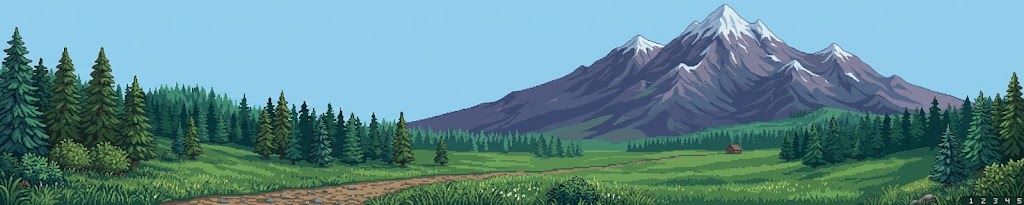
#> input picture art/_source/backdrop_mountain.jpg, 1024 x 205 px, found by its file name
$ python defringe.py ../art/_source/backdrop_mountain.jpg
#> lines starting #> are read from the running program, lines starting #| are printed output that depends on the picture; after the words box and inside, x2 and y2 are one past the last pixel; in counts of white or black regions, pixels touching at a corner belong together
### tools/check_fringe.py
#!/usr/bin/env python3
"""check_fringe.py — замер светлой каймы у авторской графики.

Авторские листы (art/_source/*.jpg|png) нарисованы на светлой или серой
подложке. Нарезка отделяет фон по порогу, и пиксели, где рисунок смешан с
подложкой (сглаживание художника, JPEG-шум), остаются по краю силуэта как
часть рисунка — на тёмной земле и на небе это видно как белёсая обводка.

Метрика: «кромка» — видимые пиксели, соседствующие (8-связно) с прозрачными;
«тело» — пиксели не ближе CORE_DEPTH к прозрачности. Пиксель кромки считается
каймой, если он заметно светлее тела рядом (среднее тела в окне радиуса
RADIUS) и при этом не цветнее его: подложка у всех листов серая или
серо-голубая, а светлое по природе (белая стена, облако, лепесток) светлое
и внутри — с телом рядом у него разницы нет. Тонкие части без тела (ручка
кирки, травинка) сравниваются с самым тёмным видимым соседом: у чистого
рисунка контур тёмный, у грязного кромка светлее собственного контура.

Доля каймы = сумма альф пикселей-каймы / сумма альф кромки (полупрозрачный
светлый пиксель — меньше заметен, но заметен).

Запуск:
  python3 tools/check_fringe.py                 # отчёт по реестру AUTHORED
  python3 tools/check_fringe.py --hero          # то же для art/character/**
  python3 tools/check_fringe.py art/x.png ...   # отчёт по своим файлам
  python3 tools/check_fringe.py --sheet out.png [файлы] # контрольный лист:
        файл на тёмном, на небе, на земле и с подсвеченной каймой (×3)
  python3 tools/check_fringe.py --before DIR --sheet out.png  # «было/стало»:
        DIR — копия art/ до чистки (пути внутри те же, что в art/)
"""

import argparse
import glob
import os
import sys

import numpy as np
from PIL import Image, ImageDraw, ImageFont

ROOT = os.path.dirname(os.path.dirname(os.path.abspath(__file__)))

# Авторская графика вне art/character/** — что режется из листов владельца.
# Скрипт-источник указан для справки (и для tools/defringe.py --list).
AUTHORED = {
    "art/items/pickaxe_rusty.png": "import_pickaxes.py",
    "art/items/pickaxe_rusty_cracked.png": "import_pickaxes.py",
    "art/items/pickaxe_iron.png": "import_pickaxes.py",
    "art/items/pickaxe_titanium.png": "import_pickaxes.py",
    "art/items/pickaxe_platinum.png": "import_pickaxes.py",
    "art/items/pickaxe_diamond.png": "import_pickaxes.py",
    "art/items/pickaxe_obsidian.png": "import_pickaxes.py",
    "art/items/shovel.png": "import_art.py",
    "art/items/backpack_propeller.png": "import_art.py",
    "art/items/jetpack.png": "import_art.py",
    "art/items/hand_drill.png": "import_art.py",
    "art/items/backpack_plus.png": "(вырезан вручную из листа полёта)",
    "art/items/jetpack_top.png": "(вырезан вручную из листа полёта)",
    "art/items/drill_rig_icon.png": "import_rig_icon.py",
    "art/items/drill_rig_icon_titanium.png": "rig_drill_recolor.py",
    "art/items/drill_rig_icon_platinum.png": "rig_drill_recolor.py",
    "art/items/drill_rig_icon_diamond.png": "rig_drill_recolor.py",
    "art/items/drill_rig_icon_obsidian.png": "rig_drill_recolor.py",
    "art/ui/icon_inventory.png": "import_art.py",
    "art/ui/icon_dollar.png": "import_art.py",
    "art/env/workbench.png": "import_art.py",
    "art/env/bed.png": "import_art.py",
    "art/env/drill_mobile.png": "import_art.py",
    "art/env/drill_mobile_parked.png": "import_rig_exit.py",
    "art/env/house_rich.png": "import_house.py",
    "art/env/shack.png": "import_shack.py",
    "art/env/sun.png": "import_clouds.py",
    "art/env/backdrop_fence_old.png": "import_backdrops.py",
    "art/env/backdrop_fence_white.png": "import_backdrops.py",
    "art/env/backdrop_mountain.png": "import_backdrops.py",
}
for _p in sorted(glob.glob(os.path.join(ROOT, "art/env/clouds/cloud_*.png"))):
    AUTHORED[os.path.relpath(_p, ROOT)] = "import_clouds.py"
for _p in sorted(glob.glob(os.path.join(ROOT, "art/env/garden/*.png"))):
    AUTHORED[os.path.relpath(_p, ROOT)] = "import_garden.py"

ALPHA_FLOOR = 8     # ниже — шум ресемплинга, не рисунок (как в import_art.py)
CORE_DEPTH = 3      # «тело» — не ближе трёх пикселей к прозрачности
RADIUS = 4          # окно, в котором ищется тело рядом с пикселем кромки
D_LUM = 28          # насколько кромка светлее тела, чтобы считаться каймой
CHROMA_SLACK = 12   # кайма не цветнее тела больше чем на столько
THIN_ALPHA = 160    # у тонкого каймой считается только то, что прозрачнее
# Доля каймы, выше которой файл считается грязным. Чистый рисунок с тёмным
# контуром даёт 0-3 % (блики на кромке), грязный — от 15 % и выше.
FRINGE_MAX = 0.06

BG_DARK = (28, 24, 32)
BG_SKY = (124, 186, 232)
GROUND_TILE = "art/tiles/dirt_1.png"


def _dilate(m):
    """8-связное расширение булевой маски на 1 px (край — повтор края)."""
    p = np.pad(m, 1, mode="edge")
    out = np.zeros_like(m)
    h, w = m.shape
    for dy in (0, 1, 2):
        for dx in (0, 1, 2):
            out |= p[dy:dy + h, dx:dx + w]
    return out


def depth_map(vis, limit=CORE_DEPTH):
    """Расстояние (шагов 8-связности) от видимого пикселя до прозрачности,
    обрезанное на limit. Прозрачные — 0. За краем картинки — то же, что на
    краю: спрайт, упёршийся в рамку, не получает там ложной кромки."""
    d = np.zeros(vis.shape, np.int32)
    hole = ~vis
    for k in range(1, limit + 1):
        grown = _dilate(hole)
        ring = vis & grown & (d == 0)
        d[ring] = k
        hole = grown
    d[vis & (d == 0)] = limit + 1
    return d


def _box_sum(a, r):
    """Сумма по окну (2r+1)² через интегральное изображение."""
    p = np.pad(a, ((r + 1, r), (r + 1, r)) + ((0, 0),) * (a.ndim - 2))
    c = p.cumsum(0).cumsum(1)
    h, w = a.shape[:2]
    s = (r * 2 + 1)
    return c[s:s + h, s:s + w] - c[0:h, s:s + w] - c[s:s + h, 0:w] + c[0:h, 0:w]


# [10 lines left out: function _min_filter, not called in this run]


def lum(rgb):
    return rgb[..., 0] * 0.299 + rgb[..., 1] * 0.587 + rgb[..., 2] * 0.114


def chroma(rgb):
    return rgb.max(-1) - rgb.min(-1)


def analyze(arr, d_lum=D_LUM, radius=RADIUS):
    """Разбор RGBA-массива. Возвращает словарь с маской каймы и долями."""
    rgb = arr[..., :3].astype(np.float64)
    a = arr[..., 3].astype(np.float64)
    vis = a >= ALPHA_FLOOR
    depth = depth_map(vis)
    edge = depth == 1
    L = lum(rgb)
    C = chroma(rgb)

    core = (depth >= CORE_DEPTH) & (a >= 250)
    n = _box_sum(core.astype(np.float64), radius)
    with np.errstate(invalid="ignore", divide="ignore"):
        ref_l = _box_sum(np.where(core, L, 0.0), radius) / n
        ref_c = _box_sum(np.where(core, C, 0.0), radius) / n
    # Тонкое без тела рядом (ручка кирки, травинка): опора — самый тёмный
    # ПЛОТНЫЙ сосед, а каймой считается только полупрозрачное — у тонкого
    # светлая сторона бывает просто светом на рисунке.
    thin = n < 1
    if thin.any():
        dense = vis & (a >= THIN_ALPHA)
        fb = _min_filter(L, 1, dense)
        inner = _min_filter(L, 2, vis & (depth >= 2))
        fb = np.where(np.isfinite(fb), fb, np.where(np.isfinite(inner), inner, L))
        ref_l = np.where(thin, fb, ref_l)
        ref_c = np.where(thin, 255.0, ref_c)
    fringe = edge & (L - ref_l >= d_lum) & (C <= ref_c + CHROMA_SLACK) & (~thin | (a < THIN_ALPHA))
    w = a / 255.0
    edge_w = float((w * edge).sum())
    fr_w = float((w * fringe).sum())
    ring2 = depth == 2
    fr2 = ring2 & (L - ref_l >= d_lum) & (C <= ref_c + CHROMA_SLACK) & ~thin
    r2_w = float((w * ring2).sum())
    return {
        "edge_px": int(edge.sum()),
        "fringe_px": int(fringe.sum()),
        "frac": fr_w / edge_w if edge_w > 0 else 0.0,
        "frac2": float((w * fr2).sum()) / r2_w if r2_w > 0 else 0.0,
        "fringe": fringe,
        "has_alpha": bool((a < 255).any()),
    }


def load(path):
    return np.asarray(Image.open(path).convert("RGBA"))


def measure(path):
    return analyze(load(path))


# ---------------------------------------------------------------------------
# Контрольный лист
# ---------------------------------------------------------------------------

# [111 lines left out: functions _font, _ground, crop_window, _scaled, _panel, _marked and 2 more, not called in this run]


def hero_files():
    return sorted(os.path.relpath(p, ROOT) for p in
                  glob.glob(os.path.join(ROOT, "art/character/**/*.png"), recursive=True))


# [46 lines left out: function main, not called in this run]


# [2 lines that do not run on import are left out]

### tools/defringe.py
#!/usr/bin/env python3
"""defringe.py — снятие светлой каймы (остатка подложки) с краёв спрайта.

Откуда кайма. Авторские листы нарисованы на светлой/серой/небесной подложке
и сохранены в JPEG. Нарезка отделяет фон по порогу, и пиксели, где рисунок
смешан с подложкой (сглаживание художника, шум JPEG), остаются частью
рисунка. Уменьшение (import_art.shrink) усредняет их с тёмным контуром, а
подрезка резкости ещё и высветляет край — против чёрного цвета прозрачных
пикселей. В игре это белёсый ободок на земле, под землёй и на ночном небе.

Что делается (подложка `bg` известна — цвет края листа; без неё — только
шаги 2 и 4, и только перекраской):

  1. ОБДИРКА — только у цветной подложки (небо облаков и солнца): от
     прозрачности внутрь снимаются пиксели цвета подложки (не дальше
     `rings` слоёв); заливка идёт только по похожему на подложку, и тёмный
     контур её останавливает. Серую подложку от серебра, стали и бетона по
     цвету не отличить — там работает только шаг 2.
  2. КРОМКА — кольцами изнутри наружу. Для пикселя кольца k «свой цвет» F —
     среднее (с весом альфы) соседей глубже k, уже очищенных: у рисунка с
     контуром это цвет контура. Пиксель — кайма, если он светлее F на
     `d_lum` и при этом лежит на прямой «F → подложка» (смесь с подложкой)
     или почти белый у светлой подложки (пересвет подрезки резкости); без
     подложки — если не цветнее F. Кольцо глубже первого трогается, только
     если снаружи тоже светлое: светлая деталь за контуром — это рисунок.
     Цвет каймы становится F, альфа — долей рисунка в пикселе (C = t·F +
     (1−t)·подложка); `keep_alpha` — только перекраска, силуэт прежний.
  3. ОСТРОВКИ. Мелкие (до ISLAND_MAX пикселей) оторванные куски, почти
     целиком цвета подложки, — это не рисунок: снимаются. Так же — «шипы»:
     пиксели цвета подложки, держащиеся за край одним-двумя соседями.
  4. МУСОР. Полупрозрачные точки (альфа < 128) почти без соседей в окне 5×5.

По желанию (`outline`) кромка затемняется в ободок 1 px — как у программной
графики проекта.

Тонкое (ручка кирки, травинка, верёвка) не портится: у тонкой части нет
пикселей глубже кромки — её пиксель только перекрашивается в средний цвет
плотных соседей (альфа прежняя). Непрозрачное тонкое трогается лишь как
одиночная искра (не больше одного светлого соседа) и только у средне-серой
подложки: белая ручка платиновой кирки от светлой подложки неотличима, а
белое крыло стрекозы — несколько белых пикселей подряд.

Повторный прогон почти ничего не меняет: очищенная кромка уже цвета F.

Запуск:
  python3 tools/defringe.py --all             # реестр AUTHORED (на месте)
  python3 tools/defringe.py --all --dry-run   # только отчёт: было → стало
  python3 tools/defringe.py файл.png [...] [--bg R,G,B] [--rings N]
        [--keep-alpha] [--outline] [--out каталог]
  python3 tools/defringe.py --list            # реестр: файл, источник, параметры

Из Python (так его зовут импортёры):
  from defringe import defringe
  img = defringe(img, bg=(217, 217, 217))
"""

import argparse
import os
import sys
from collections import deque

import numpy as np
from PIL import Image

sys.path.insert(0, os.path.dirname(os.path.abspath(__file__)))
from check_fringe import (ALPHA_FLOOR, AUTHORED, CHROMA_SLACK, D_LUM,  # noqa: E402
                          ROOT, analyze, chroma, depth_map, lum)

# Подложки авторских листов (цвет края листа, см. art/_source/*).
BG_CHARACTERS = (217, 217, 217)   # characters_sheet.jpg — предметы import_art.py
BG_PICKAXES = (215, 215, 215)     # pickaxes_sheet.jpg
BG_GARDEN = (143, 143, 143)       # garden_assets_sheet.jpg
BG_HOUSE = (129, 134, 140)        # house_modern.jpg
BG_SHACK = (145, 145, 145)        # shack.jpg
BG_SKY = (146, 209, 240)          # sky_clouds_sun_moon_sheet.jpg — облака
BG_SUN = (167, 221, 240)          # там же, плашка солнца
BG_MOUNTAIN = (147, 206, 236)     # backdrop_mountain.jpg — небо над горой
BG_FENCE = (24, 76, 133)          # backdrop_fence_*.jpg — ночное небо над лесом

# Параметры по скрипту-источнику. Тёмные листы (бур, полёт, выезд
# бурмобиля) светлой подложки не имеют — светлая кайма там только от
# подрезки резкости, и она снимается перекраской (bg=None).
PARAMS = {
    "import_art.py": {"bg": BG_CHARACTERS},
    "import_pickaxes.py": {"bg": BG_PICKAXES},
    "import_garden.py": {"bg": BG_GARDEN},
    "import_house.py": {"bg": BG_HOUSE},
    "import_shack.py": {"bg": BG_SHACK},
    "import_rig_icon.py": {"bg": None},
    "rig_drill_recolor.py": {"bg": None},
    "import_rig_exit.py": {"bg": None},
    "(вырезан вручную из листа полёта)": {"bg": None},
}
FILE_PARAMS = {
    "art/env/sun.png": {"bg": BG_SUN, "rings": 3},
    # Фоны не чистятся (None): край у них растушёван нарочно
    # (import_backdrops.cut_sky), его подкрашивает шейдер неба, белой
    # обводки в игре нет (скриншоты неба 12:00/19:00/22:00). Замер у горы
    # ненулевой из-за снежных вершин — они светлые по рисунку.
    "art/env/backdrop_mountain.png": None,
    "art/env/backdrop_fence_old.png": None,
    "art/env/backdrop_fence_white.png": None,
}
CLOUD_PARAMS = {"bg": BG_SKY, "rings": 6}   # облака растянуты ×2.5 — кайма шире
# перистые облака (cloud_1) без контура и сами цвета неба: обдирка и
# островки съели бы их голубые пряди
FILE_PARAMS["art/env/clouds/cloud_1.png"] = {"bg": BG_SKY, "rings": 2, "peel": False, "islands": False}

PEEL_TOL = 40.0       # «цвет подложки» для обдирки: сумма |ΔR|+|ΔG|+|ΔB| ...
PEEL_SCALE = 1.3      # ... до подложки, пересвеченной не больше чем в 1.3 раза
BEYOND_TP = 1.15      # кайма «светлее подложки» (пересвет) ...
BEYOND_ALPHA = 200    # ... бывает только бледной
BLOWN_SCALE = 2.5     # пересвет светлой подложки вплоть до белого ...
BLOWN_TOL = 50.0      # ... с таким допуском
MIN_SEP = 40.0        # F и подложка ближе — разложить нельзя, только перекраска
LINE_TOL = 0.3        # допуск «на прямой F → подложка» (доля |F − подложка|)
LINE_TOL_MIN = 20.0
THIN_ALPHA = 160      # у тонкого кайма — только полупрозрачное (как в check_fringe)
ISLAND_MAX = 40       # островок — не больше стольких пикселей ...
ISLAND_BG = 0.6       # ... и не меньше такой доли цвета подложки
ISLAND_TOL = 60.0     # «цвет подложки» для островков (мягче, чем для обдирки)
SPECK_ALPHA = 128     # мусор — полупрозрачные точки ...
SPECK_NEIGHBOURS = 3  # ... почти без соседей в окне 5×5
OUTLINE_DARK = 0.45   # во сколько раз темнеет кромка при outline=True


def params_for(rel):
    """Параметры defringe() для файла реестра (подложка, глубина колец);
    None — файл в реестре, но не чистится (см. FILE_PARAMS)."""
    if rel in FILE_PARAMS:
        p = FILE_PARAMS[rel]
        return None if p is None else dict(p)
    if rel.startswith("art/env/clouds/"):
        return dict(CLOUD_PARAMS)
    return dict(PARAMS.get(AUTHORED.get(rel, ""), {}))


_N8 = [(dy, dx) for dy in (-1, 0, 1) for dx in (-1, 0, 1) if dy or dx]


# [30 lines left out: functions _shift, _box_count, _bg_like, not called in this run]


def _light(B):
    return float(lum(B[None, :])[0]) >= 150


# [168 lines left out: functions _peel, _islands, _one_pass, not called in this run]


def defringe(img, bg=None, rings=2, d_lum=D_LUM, keep_alpha=False, outline=False,
             peel=True, islands=True, specks=True, passes=6, report=None):
    """Возвращает новый RGBA-образ без светлой каймы (см. шапку файла).

    bg — цвет подложки листа (R, G, B) или None; rings — сколько слоёв кромки
    проверять (1-2 для уменьшенных спрайтов, больше — для растянутых и
    растушёванных краёв); keep_alpha — только перекрашивать, силуэт не
    трогать; outline — затемнить кромку в ободок 1 px; peel / islands —
    шаги 1 и 3 (выключать там, где рисунок сам цвета подложки: перистые
    облака на небе); passes — предел повторов до неподвижной точки;
    report — словарь, куда сложить число изменённых пикселей.
    """
    src = img.convert("RGBA")
    arr = np.asarray(src).astype(np.float64)
    rgb = arr[..., :3].copy()
    a = arr[..., 3].copy()
    if (a >= ALPHA_FLOOR).all() or not (a >= ALPHA_FLOOR).any():
        if report is not None:
            report["changed"] = 0
        return src.copy()
    B = None if bg is None else np.array(bg, np.float64)
    changed = np.zeros(a.shape, bool)
    # Кайма бывает в несколько слоёв, и снятый слой открывает следующий:
    # проходы повторяются до неподвижной точки — тогда повторный запуск
    # инструмента по уже чищенному файлу ничего не меняет.
    for _ in range(passes):
        before_rgb, before_a = rgb.copy(), a.copy()
        _one_pass(rgb, a, B, rings, d_lum, keep_alpha, peel, islands, specks)
        rgb = np.clip(np.round(rgb), 0, 255)
        a = np.clip(np.round(a), 0, 255)
        moved = (np.abs(rgb - before_rgb).max(-1) > 0) | (a != before_a)
        changed |= moved
        if not moved.any():
            break
    if outline:
        edge = depth_map(a >= ALPHA_FLOOR, 1) == 1
        rgb[edge] *= OUTLINE_DARK
        changed |= edge

    out = np.dstack([np.clip(np.round(rgb), 0, 255), np.clip(np.round(a), 0, 255)]).astype(np.uint8)
    if report is not None:
        report["changed"] = int(changed.sum())
    return Image.fromarray(out, "RGBA")


# [7 lines left out: function _parse_bg, not called in this run]


def main():
    ap = argparse.ArgumentParser(description=__doc__.split("\n")[0])
    ap.add_argument("files", nargs="*")
    ap.add_argument("--all", action="store_true", help="весь реестр AUTHORED (check_fringe.py)")
    ap.add_argument("--list", action="store_true")
    ap.add_argument("--bg", help="подложка R,G,B или none (по умолчанию — из реестра)")
    ap.add_argument("--rings", type=int, help="глубина кромки (по умолчанию 2 или из реестра)")
    ap.add_argument("--d-lum", type=float, default=D_LUM)
    ap.add_argument("--keep-alpha", action="store_true", help="только перекрашивать")
    ap.add_argument("--outline", action="store_true", help="тёмный ободок 1 px")
    ap.add_argument("--no-specks", action="store_true", help="не снимать полупрозрачный мусор")
    ap.add_argument("--out", help="писать сюда (те же относительные пути), а не на место")
    ap.add_argument("--root", help="читать файлы из копии репозитория (пути и реестр — те же)")
    ap.add_argument("--dry-run", action="store_true")
    args = ap.parse_args()

    if args.list:
        for rel, script in AUTHORED.items():
            p = params_for(rel)
            print(f"{rel:48s} {script:34s} {'не чистится' if p is None else p}")
        return
    files = list(AUTHORED) if args.all else args.files
    if not files:
        ap.error("укажи файлы или --all")
    base = os.path.abspath(args.root) if args.root else ROOT
    for f in files:
        path = f if os.path.isabs(f) else os.path.join(base, f)
        if not os.path.exists(path):
            path = os.path.abspath(f)
        if not os.path.exists(path):
            print(f"{f}: нет файла")
            continue
        rel = os.path.relpath(path, base)
        p = params_for(rel)
        if p is None:
            if args.files:
                p = {}
            else:
                print(f"{rel:48s} не чистится (см. FILE_PARAMS)")
                continue
        if args.bg is not None:
            p["bg"] = _parse_bg(args.bg)
        if args.rings is not None:
            p["rings"] = args.rings
        if args.keep_alpha:
            p["keep_alpha"] = True
        img = Image.open(path)
#> img is the input picture: PIL image 1024x205 RGB; mean R, G, B 95.6, 139, 144
        before = analyze(np.asarray(img.convert("RGBA")))
#> in _box_sum, `p = np.pad(a, ((r + 1, r), (r + 1, r)) + ((0, 0),) * (a.ndim - 2))`:
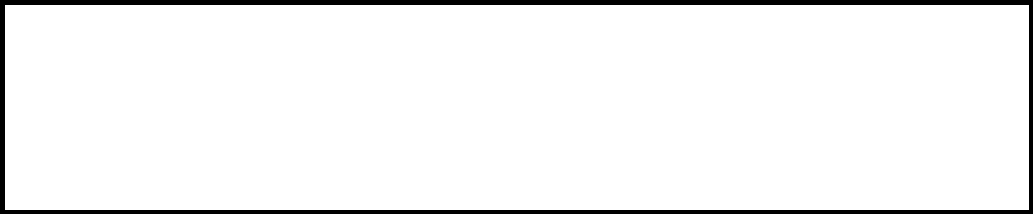
#> p: shape (214, 1033) float64; values 0 (black) and 1 (white), 95% white; 1 black region, box (x1, y1, x2, y2) and area: (0, 0, 1033, 214) 11142
#> in _box_sum, `c = p.cumsum(0).cumsum(1)`:
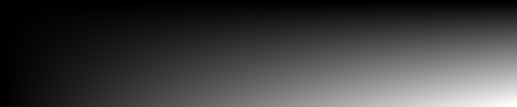
#> c: shape (214, 1033) float64 (shown at 1/2 size); min 0, max 209920, mean 52480; drawn with min black and max white
#> call 2 of _box_sum, with r = 4
#> in _box_sum (call 2), `c = p.cumsum(0).cumsum(1)`:
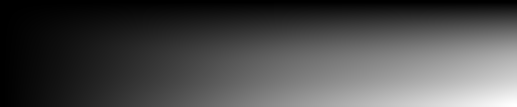
#> c: shape (214, 1033) float64 (shown at 1/2 size); min 0, max 26577338.2, mean 7827865.4; drawn with min black and max white
#> in _box_sum (call 2), `return c[s:s + h, s:s + w] - c[0:h, s:s + w] - c[s:s + h, 0:w] + c[0:h..`:
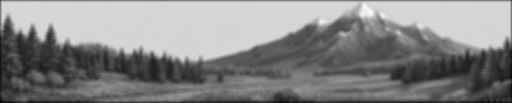
#> returned value: shape (205, 1024) float64 (shown at 1/2 size); min 903.9, max 18334.6, mean 10118.5; drawn with min black and max white
#> in analyze, `ref_l = _box_sum(np.where(core, L, 0.0), radius) / n`:
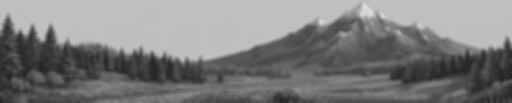
#> ref_l: shape (205, 1024) float64 (shown at 1/2 size); min 28.87, max 226.4, mean 126.6
#> call 3 of _box_sum, with r = 4
#> in _box_sum (call 3), `p = np.pad(a, ((r + 1, r), (r + 1, r)) + ((0, 0),) * (a.ndim - 2))`:
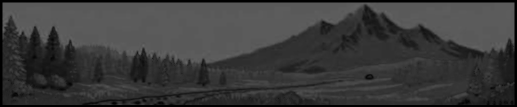
#> p: shape (214, 1033) float64 (shown at 1/2 size); min 0, max 105, mean 59.1
#> in analyze, `ref_c = _box_sum(np.where(core, C, 0.0), radius) / n`:
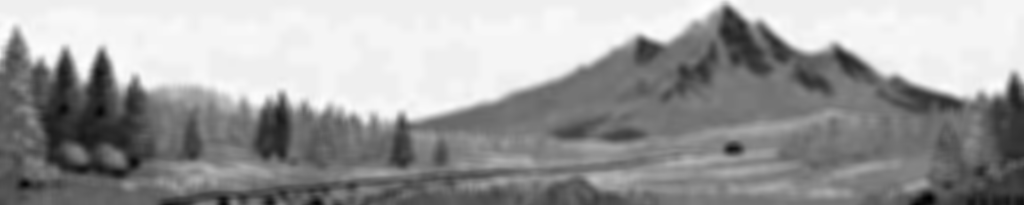
#> ref_c: shape (205, 1024) float64; min 11.35, max 93.98, mean 62.2; drawn with min black and max white
#> in analyze, `edge_w = float((w * edge).sum())`: edge_w = 0
#> before = 6 items
        rep = {}
        out = defringe(img, d_lum=args.d_lum, outline=args.outline,
                       specks=not args.no_specks, report=rep, **p)
        after = analyze(np.asarray(out))
#> after = 6 items
        print(f"{rel:48s} кайма {before['frac'] * 100:5.1f}% → {after['frac'] * 100:5.1f}%  "
              f"пикселей изменено: {rep['changed']}")
#| ../art/_source/backdrop_mountain.jpg             кайма   0.0% →   0.0%  пикселей изменено: 0
        if args.dry_run or not (rep["changed"] or args.out):
            continue
        dst = os.path.join(args.out, rel) if args.out else path
        os.makedirs(os.path.dirname(dst), exist_ok=True)
        out.save(dst)


if __name__ == "__main__":
    main()
